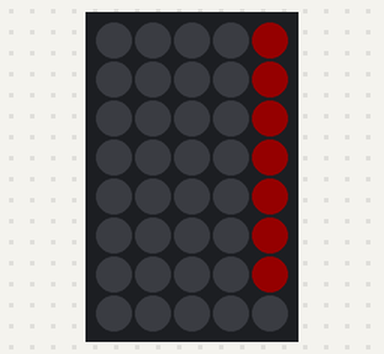
Simulated run of this sketch. Board: Arduino Uno, built with avr-gcc and run on an emulated ATmega328P. Shown: 5×8 RGB LED matrix (first LED top left, wired row by row). Dim RGB values are drawn brighter than linear.

Above: at 0.17 s.
At 6.08 s:
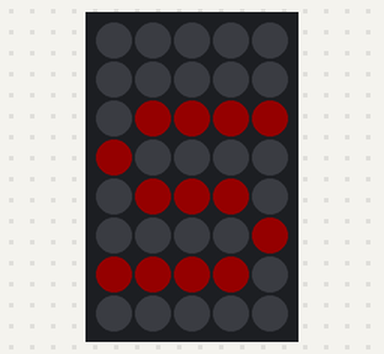
At 12.86 s:
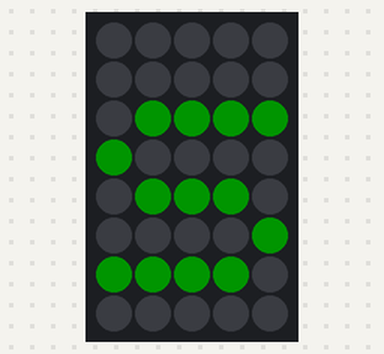
At 19.64 s:
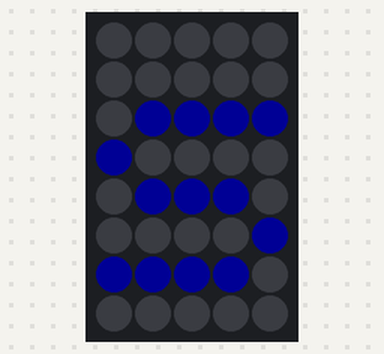
At 26.3 s:
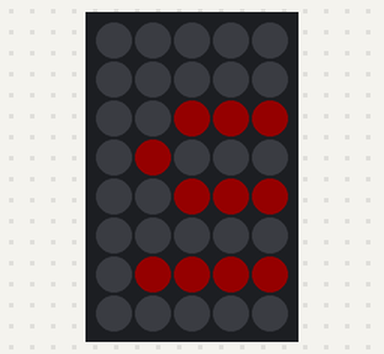
At 39.86 s:
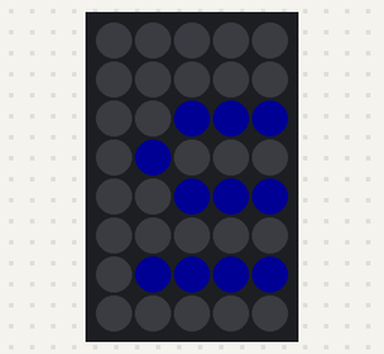

The sketch:

matrixtest.ino
```cpp
// Adafruit_NeoMatrix example for single NeoPixel Shield.
// Scrolls 'Howdy' across the matrix in a portrait (vertical) orientation.

#include <Adafruit_GFX.h>
#include <Adafruit_NeoMatrix.h>
#include <Adafruit_NeoPixel.h>
#ifndef PSTR
 #define PSTR // Make Arduino Due happy
#endif

#define PIN 6

// MATRIX DECLARATION:
// Parameter 1 = width of NeoPixel matrix
// Parameter 2 = height of matrix
// Parameter 3 = pin number (most are valid)
// Parameter 4 = matrix layout flags, add together as needed:
//   NEO_MATRIX_TOP, NEO_MATRIX_BOTTOM, NEO_MATRIX_LEFT, NEO_MATRIX_RIGHT:
//     Position of the FIRST LED in the matrix; pick two, e.g.
//     NEO_MATRIX_TOP + NEO_MATRIX_LEFT for the top-left corner.
//   NEO_MATRIX_ROWS, NEO_MATRIX_COLUMNS: LEDs are arranged in horizontal
//     rows or in vertical columns, respectively; pick one or the other.
//   NEO_MATRIX_PROGRESSIVE, NEO_MATRIX_ZIGZAG: all rows/columns proceed
//     in the same order, or alternate lines reverse direction; pick one.
//   See example below for these values in action.
// Parameter 5 = pixel type flags, add together as needed:
//   NEO_KHZ800  800 KHz bitstream (most NeoPixel products w/WS2812 LEDs)
//   NEO_KHZ400  400 KHz (classic 'v1' (not v2) FLORA pixels, WS2811 drivers)
//   NEO_GRB     Pixels are wired for GRB bitstream (most NeoPixel products)
//   NEO_RGB     Pixels are wired for RGB bitstream (v1 FLORA pixels, not v2)


// Example for NeoPixel Shield.  In this application we'd like to use it
// as a 5x8 tall matrix, with the USB port positioned at the top of the
// Arduino.  When held that way, the first pixel is at the top right, and
// lines are arranged in columns, progressive order.  The shield uses
// 800 KHz (v2) pixels that expect GRB color data.
Adafruit_NeoMatrix matrix = Adafruit_NeoMatrix(5, 8, PIN,
  NEO_MATRIX_TOP     + NEO_MATRIX_RIGHT +
  NEO_MATRIX_COLUMNS + NEO_MATRIX_PROGRESSIVE,
  NEO_GRB            + NEO_KHZ800);

const uint16_t colors[] = {
  matrix.Color(255, 0, 0), matrix.Color(0, 255, 0), matrix.Color(0, 0, 255) };

void setup() {
  matrix.begin();
  matrix.setTextWrap(false);
  matrix.setBrightness(20);
  matrix.setTextColor(colors[0]);
}

int x    = matrix.width();
int pass = 0;

void loop() {
  matrix.fillScreen(0);
  matrix.setCursor(x, 0);
  matrix.print(F("Deez Nuts"));
  if(--x < -54) {
    x = matrix.width();
    if(++pass >= 3) pass = 0;
    matrix.setTextColor(colors[pass]);
  }
  matrix.show();
  delay(100);
}
```
